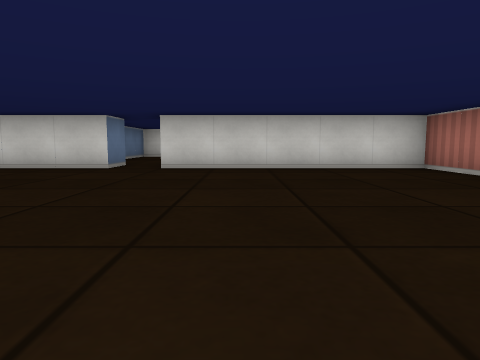
View 1 (above)

23 first-person views from a walk through a cub3D ray-caster map. The camera is about half as high as the walls, tilts 6° down and sees 70° across. The floor is counted in squares. Each view is taken from the middle of a square. On the plan, view 1 faces up. The plan holds only what a view shows up to about 9 squares ahead; the rest is blank.

View 2
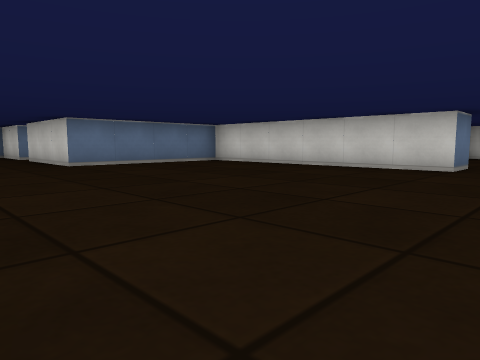

View 3
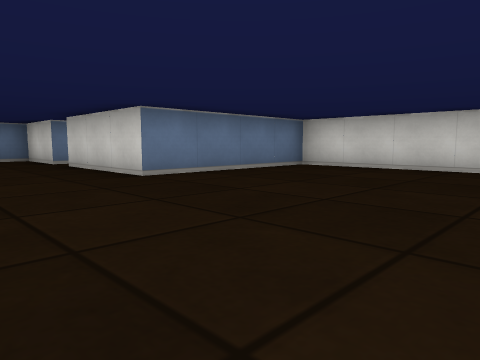

View 4
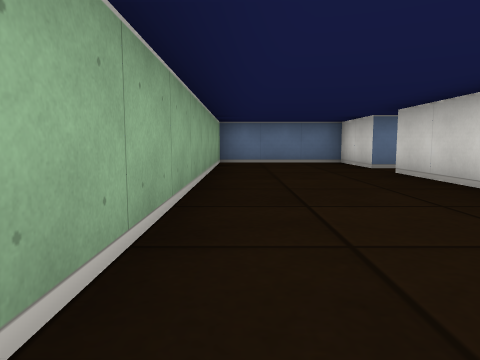

View 5
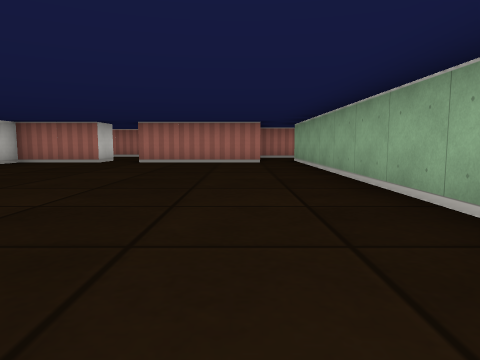

View 6
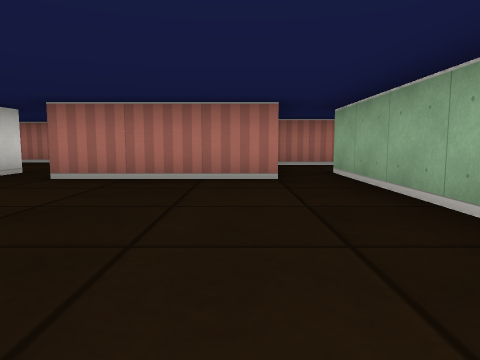

View 7
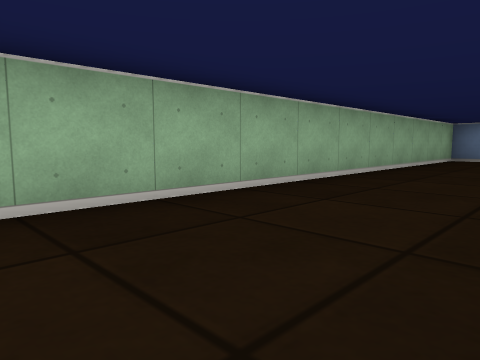

View 8
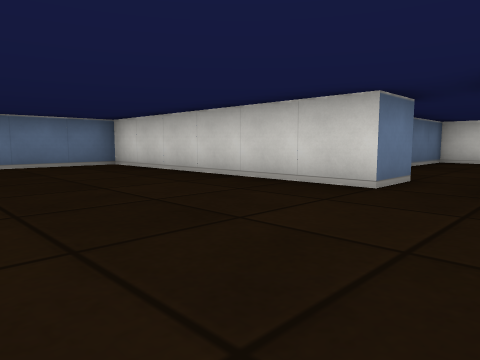

View 9
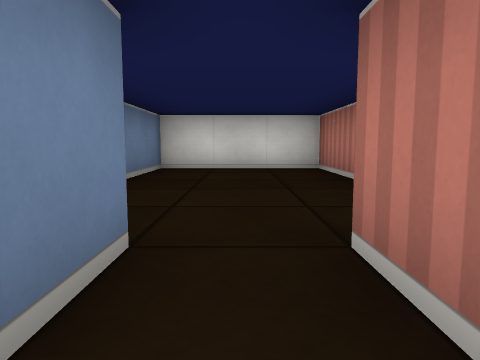

View 10
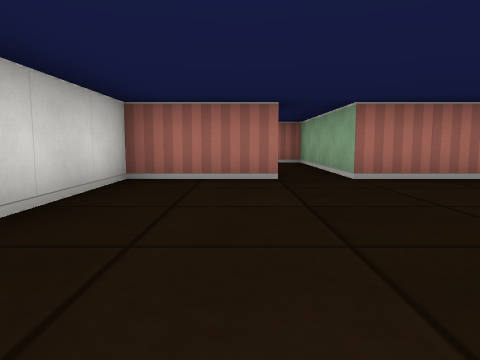

View 11
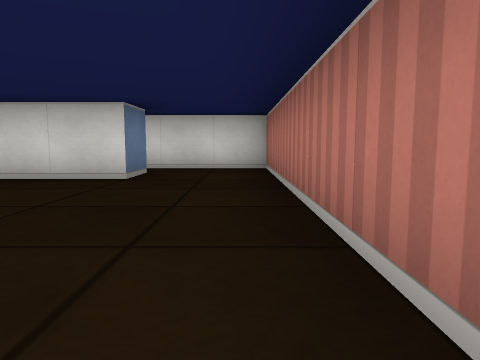

View 12
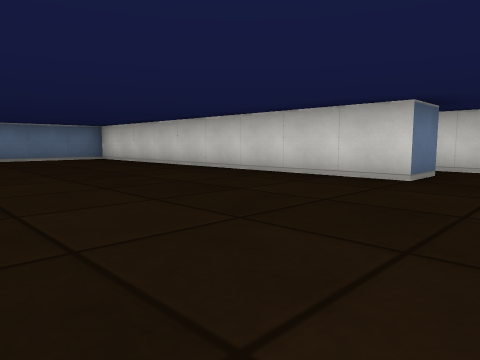

View 13
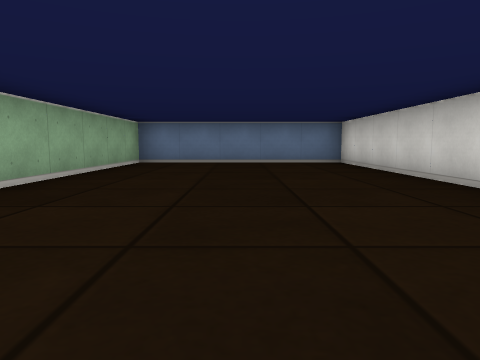

View 14
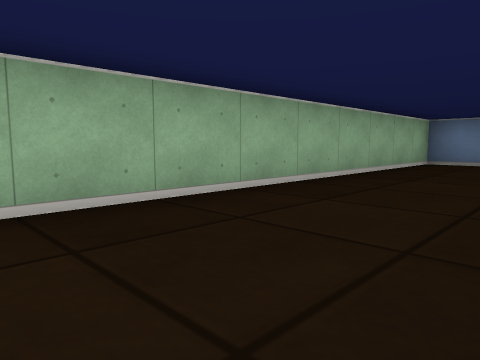

View 15
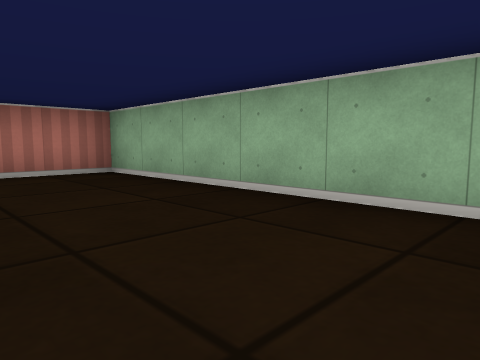

View 16
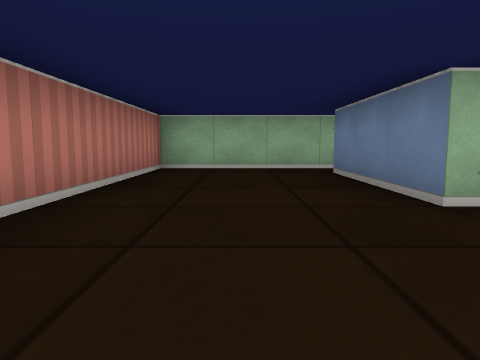

View 17
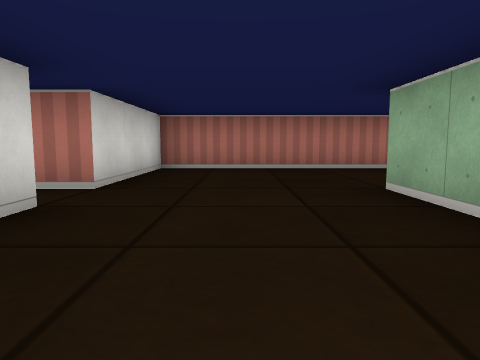

View 18
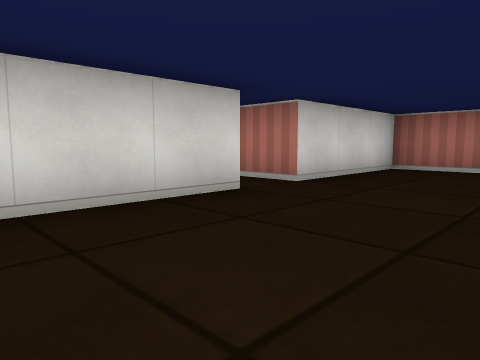

View 19
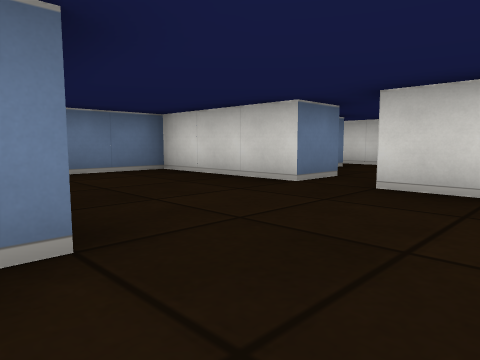

View 20
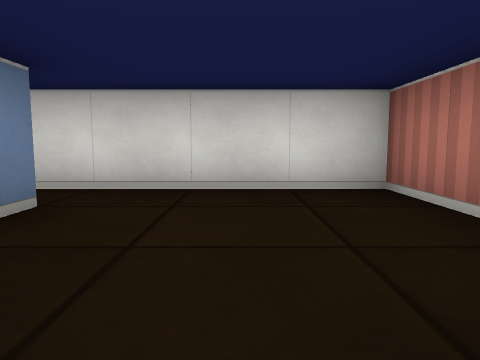

View 21
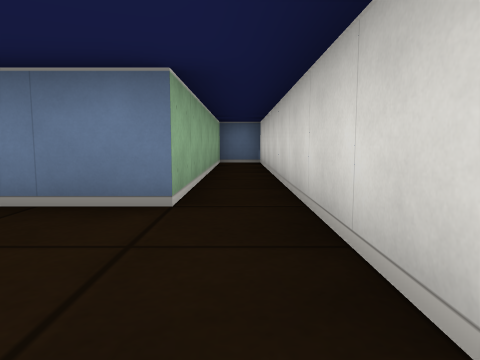

View 22
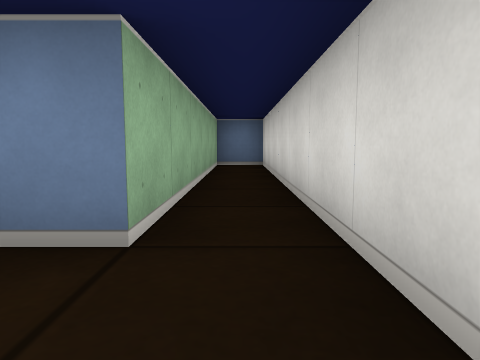

View 23
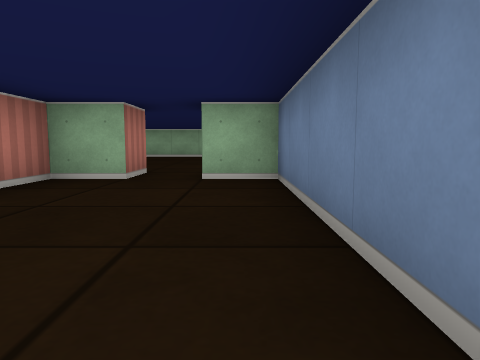

### Floor plan
Ten units are one square. View 1 is at (0, 0); x grows to the right and y downward. Boxes are objects, and circles mark ways between rooms. Rooms are numbered by the first view taken in them; rooms with no view inside come last. Other rooms are left out.
<svg viewBox="-150 -150 230 220">
<path fill="none" stroke="#000" d="M-25 -75 -25 -65 -85 -65 -85 -25 -115 -25M35 -4 35 -35 45 -35M-125 -30 -125 -25 -145 -25 -145 5 35 5M45 -45 35 -45 35 -65 -15 -65 -15 -75M45 5 45 15 -45 15 -45 65 65 65 65 5M30 -75 45 -75 45 -45M35 -116 35 -105 5 -105 5 -88M45 -35 75 -35 75 -105 45 -105 45 -115M55 -130 55 -145 -35 -145 -35 -135 25 -135 25 -121M-5 -105 -5 -125 -35 -125 -35 -75 -25 -75M-15 -75 -5 -75 -5 -85M35 5 45 5M65 5 65 -5 41 -5"/>
<circle cx="40" cy="-40" r="3" fill="#2a7"/>
<circle cx="-20" cy="-70" r="3" fill="#2a7"/>
<circle cx="40" cy="0" r="3" fill="#2a7"/>
<circle cx="55" cy="10" r="3" fill="#2a7"/>
<circle cx="40" cy="-110" r="3" fill="#2a7"/>
<text x="-40" y="-30">1</text>
<text x="10" y="40">2</text>
<text x="50" y="-80">3</text>
<text x="20" y="-140">4</text>
<text x="-20" y="-100">5</text>
<text x="50" y="0">6</text>
</svg>
Room 1 opens to room 3. Room 1 opens to room 5. Room 1 opens to room 6. Room 2 opens to room 6. Room 3 opens to room 4.

Where each view was taken, in squares from view 1:
view 1: 0 up, 0 right, facing up
view 2: 0 up, 1 left, facing up-left
view 3: 0 up, 4 left, facing up-left
view 4: 0 up, 6 left, facing left
view 5: 1 up, 5 left, facing right
view 6: 1 up, 1 left, facing right
view 7: 2 up, 4 left, facing down-left
view 8: 3 up, 1 left, facing up-left
view 9: 6 up, 2 left, facing up
view 10: 5 up, 1 left, facing right
view 11: 6 down, 6 right, facing up
view 12: 6 down, 6 right, facing up-left
view 13: 4 down, 4 right, facing left
view 14: 4 down, 4 right, facing down-left
view 15: 4 down, 1 right, facing down-right
view 16: 10 up, 6 right, facing down
view 17: 9 up, 1 right, facing right
view 18: 8 up, 1 right, facing up-right
view 19: 7 up, 6 right, facing up-left
view 20: 11 up, 4 right, facing up
view 21: 14 up, 5 right, facing left
view 22: 14 up, 4 right, facing left
view 23: 12 up, 3 left, facing down
